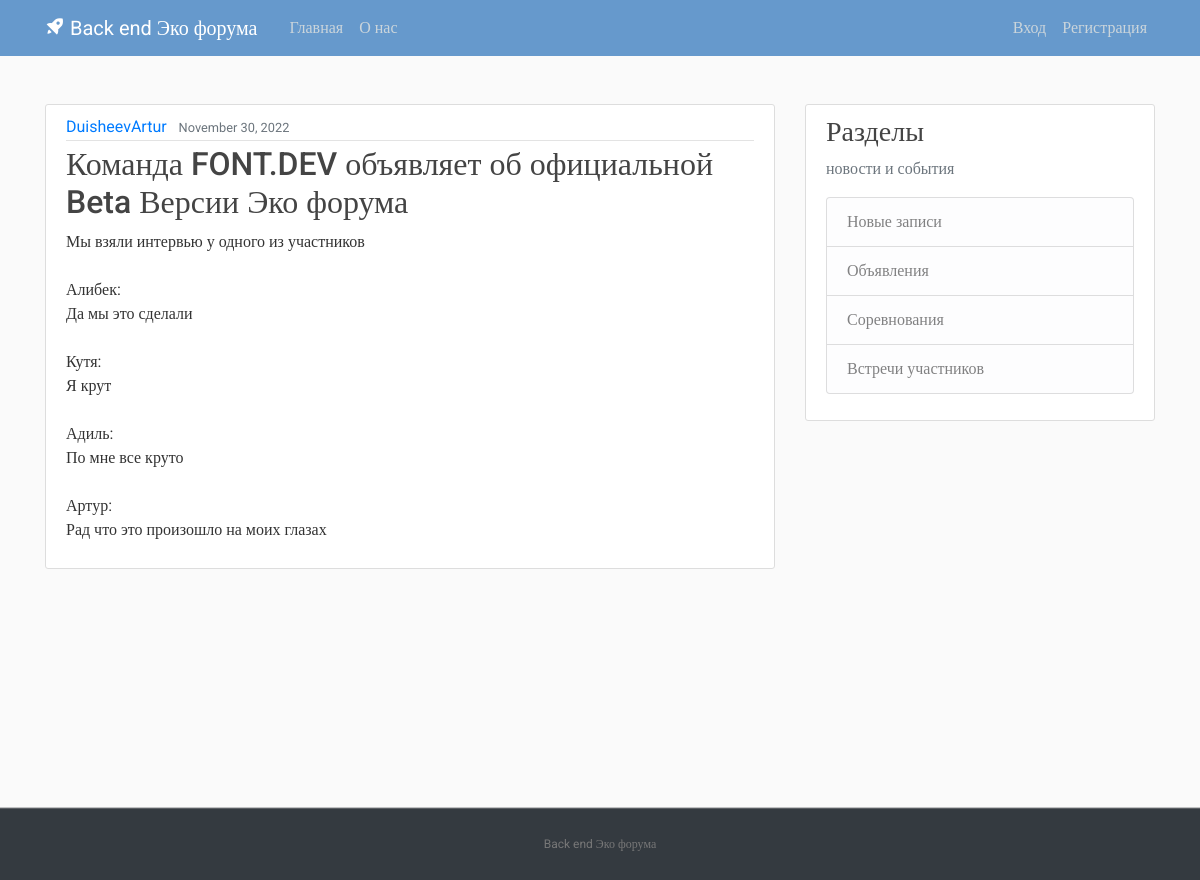
Before: / with the older database file.
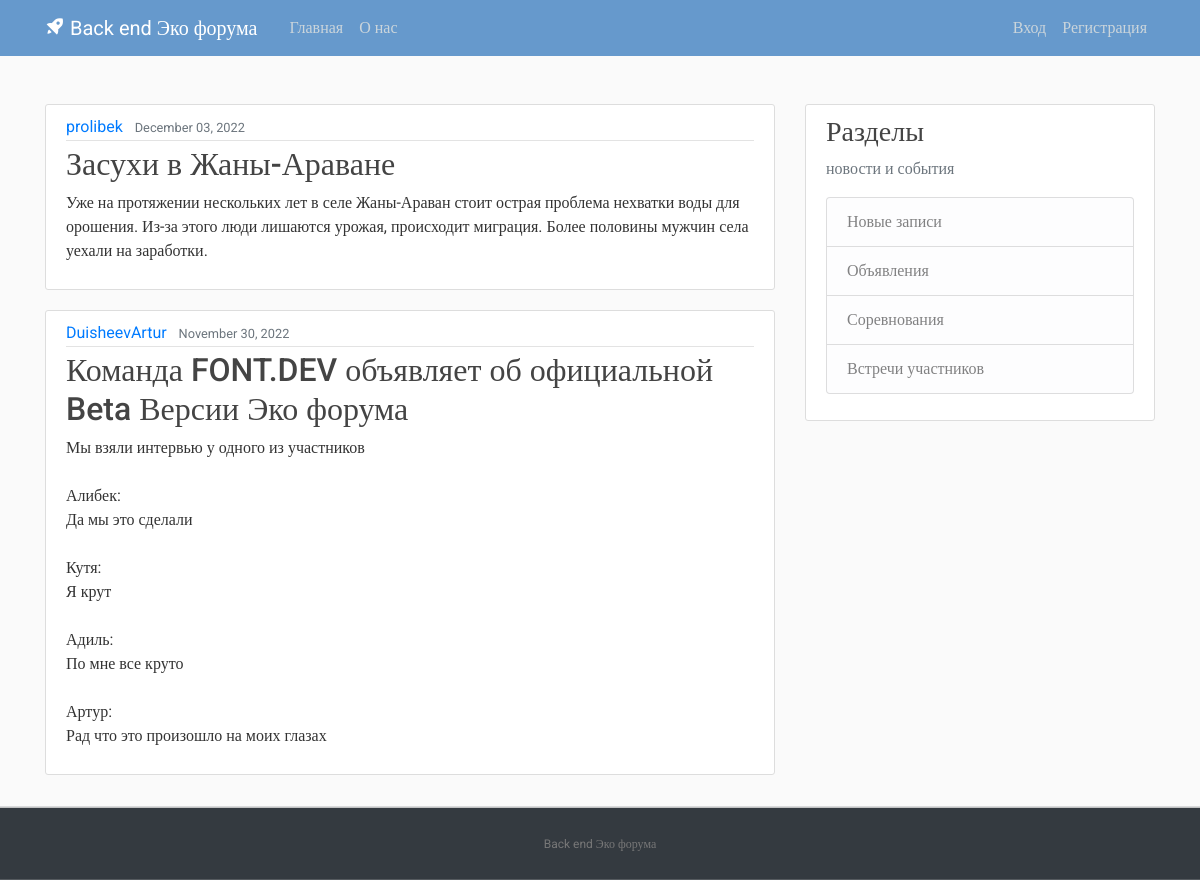
After: the same page with the newer database file.
### blog/models.py (models this page shows, shortened)
class Post(models.Model):
    title = models.CharField(max_length=100)
    content = models.TextField()
    date_posted = models.DateTimeField(default=timezone.now)
    author = models.ForeignKey(User, on_delete=models.CASCADE)

### blog/views.py (the view)
# urls.py: path('', PostListView.as_view(), name='blog-home'),
class PostListView(ListView):
    model = Post
    template_name = 'blog/home.html'
    context_object_name = 'posts'
    ordering = ['-date_posted']
    paginate_by = 5

### blog/templates/blog/home.html (shortened to what this page needs)
﻿{% extends "blog/base.html" %}
{% block content %}
    {% for post in posts %}
        <article class="media content-section">
          <div class="media-body">
            <div class="article-metadata">
              <a class="mr-2" href="{% url 'user-posts' post.author.username %}">{{ post.author }}</a>
              <small class="text-muted">{{ post.date_posted|date:"F d, Y" }}</small>
            </div>
            <h2><a class="article-title" href="{% url 'post-detail' post.id %}">{{ post.title }}</a></h2>
            <p class="article-content">{{ post.content }}</p>
          </div>
        </article>
    {% endfor %}
{% endblock content %}

### blog/templates/blog/base.html (shortened to what this page needs)
﻿{% load static %}
<!DOCTYPE html>
<html>
<head>
     <link rel="stylesheet" href="https://maxcdn.bootstrapcdn.com/bootstrap/4.0.0/css/bootstrap.min.css">
     <link rel="stylesheet" type="text/css" href="{% static 'blog/main.css' %}">
     <link href='https://unpkg.com/boxicons@2.1.2/css/boxicons.min.css' rel='stylesheet'>
</head>
<body>
    <header class="site-header">
      <nav class="navbar navbar-expand-md navbar-dark bg-blue fixed-top">
        <div class="container">
          <a class="navbar-brand mr-4" href="{% url 'blog-home' %}"><i class='bx bxs-rocket bx-tada-hover'></i> Back end Эко форума</a>
          <div class="collapse navbar-collapse" id="navbarToggle">
            <div class="navbar-nav mr-auto">
              <a class="nav-item nav-link " href="{% url 'blog-home' %}">Главная</a>
              <a class="nav-item nav-link" href="{% url 'blog-about' %}">О нас</a>
            </div>
            <div class="navbar-nav">
              {% if user.is_authenticated %}
                <a class="nav-item nav-link" href="{% url 'post-create' %}">Новая запись</a>
                <a class="nav-item nav-link" href="{% url 'profile' %}">Профиль</a>
                <a class="nav-item nav-link" href="{% url 'logout' %}">Выход</a>
              {% else %}
                <a class="nav-item nav-link" href="{% url 'login' %}">Вход</a>
                <a class="nav-item nav-link" href="{% url 'register' %}">Регистрация</a>
              {% endif %}
            </div>
          </div>
        </div>
      </nav>
    </header>
    <main role="main" class="container">
      <div class="row">
        <div class="col-md-8">
          {% block content %}{% endblock %}
        </div>
        <div class="col-md-4">
          <div class="content-section">
            <h3>Разделы</h3>
            <p class='text-muted'>новости и события
              <ul class="list-group">
                <li class="list-group-item list-group-item-light">Новые записи</li>
                <li class="list-group-item list-group-item-light">Объявления</li>
                <li class="list-group-item list-group-item-light">Соревнования</li>
                <li class="list-group-item list-group-item-light">Встречи участников</li>
              </ul>
            </p>
          </div>
        </div>
      </div>
    </main>
    <footer class="text-center bg-dark">
      <p><a href="{% url 'blog-home' %}">Back end Эко форума</a></p>
    </footer>
</body>
</html>

### blog/static/blog/main.css (style rules this page uses)
﻿body, html { width:100%; height:100% }
body { margin:0; padding:0; background: #fafafa; color: #333333; margin-top: 5rem; font-family:Roboto; }
h1, h2, h3, h4, h5, h6 { color: #444444; }
ul { margin: 0; }
.bg-blue { background-color: #6699cc; }
.site-header .navbar-nav .nav-link { color: #cbd5db; }
.content-section { background: #ffffff; padding: 10px 20px; border: 1px solid #dddddd; border-radius: 3px; margin-bottom: 20px; }
.article-title { color: #444444; }
.article-content { white-space: pre-line; }
.article-metadata { padding-bottom: 1px; margin-bottom: 4px; border-bottom: 1px solid #e3e3e3 }
footer { position: sticky!important; top: 100%; padding-top:25px; padding-bottom:25px; border-top:1px solid #ddd; }
footer p { margin:2px; text-align:center; padding:0 40px; color:#fff; font-size:12px; }
footer a { color:#777 }

Changed rows visible on the page:
added Post: author "prolibek", date_posted "December 03, 2022", title "Засухи в Жаны-Араване", content "Уже на протяжении нескольких лет в селе Жаны-Араван стоит острая проблема нехватки воды для орошения. Из-за этого люди лишаются урожая, происходит миграция. Более половины мужчин села уехали на заработки."
